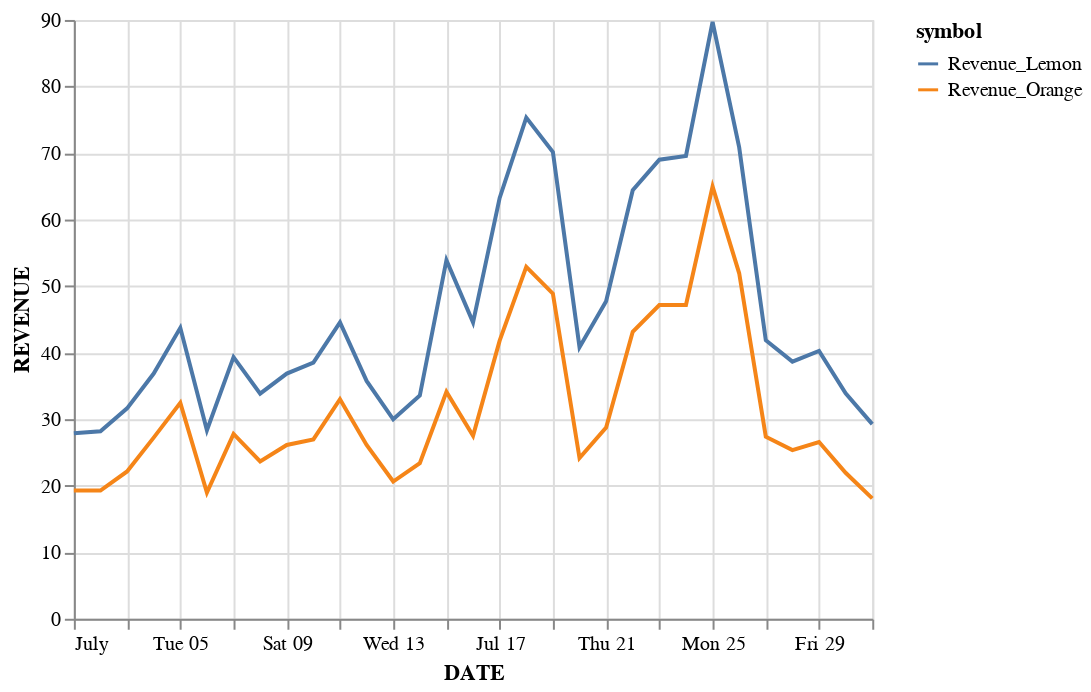

The code cell stored with this chart in its notebook:
### Markdown cell above
## 13) Crie um gráfico de linha que mostre o lucro (Revenue) por tipo de fruta ao longo do tempo.

### Code cell
# Resposta 13

df = data.loc[:,['DATE','LEMON','ORANGE','PRICE','REVENUE']]
df.insert(len(df.columns),'Revenue_Lemon', df['LEMON'] * df['PRICE'])
df.insert(len(df.columns),'Revenue_Orange', df['ORANGE'] * df['PRICE'])


# plt.plot(df['DATE'], df['Revenue_Lemon'], label='Lemons')
# plt.plot(df['DATE'], df['Revenue_Orange'], label='Oranges')


# plt.xlabel('Tempo')
# plt.ylabel('Revenue')
# plt.title("Revenue por tipo de fruta ao longo do tempo")

# plt.legend()
# plt.show()

df1 = df.loc[:,['Revenue_Lemon', 'Revenue_Orange', 'DATE']]
df1

df2 = df1.melt('DATE').reset_index()
df2 = df2.rename(columns={'value':'REVENUE', 'variable':'symbol' })
alt.Chart(df2).mark_line().encode(
    x='DATE',
    y='REVENUE',
    color='symbol'
)

### Figure 1 — Vega-Lite specification as saved in the notebook (floating-point values rounded to 4 significant figures)
{"$schema": "https://vega.github.io/schema/vega-lite/v3.4.0.json", "config": {"mark": {"tooltip": null}, "view": {"height": 300, "width": 400}}, "data": {"name": "data-c15bc5a980d5b78fe42ef8ae089ac7a9"}, "datasets": {"data-c15bc5a980d5b78fe42ef8ae089ac7a9": [{"DATE": "2016-07-01T00:00:00", "REVENUE": 27.89, "index": 0, "symbol": "Revenue_Lemon"}, {"DATE": "2016-07-02T00:00:00", "REVENUE": 28.17, "index": 1, "symbol": "Revenue_Lemon"}, {"DATE": "2016-07-03T00:00:00", "REVENUE": 31.62, "index": 2, "symbol": "Revenue_Lemon"}, {"DATE": "2016-07-04T00:00:00", "REVENUE": 36.85, "index": 3, "symbol": "Revenue_Lemon"}, {"DATE": "2016-07-05T00:00:00", "REVENUE": 43.73, "index": 4, "symbol": "Revenue_Lemon"}, {"DATE": "2016-07-06T00:00:00", "REVENUE": 28.33, "index": 5, "symbol": "Revenue_Lemon"}, {"DATE": "2016-07-07T00:00:00", "REVENUE": 39.33, "index": 6, "symbol": "Revenue_Lemon"}, {"DATE": "2016-07-08T00:00:00", "REVENUE": 33.83, "index": 7, "symbol": "Revenue_Lemon"}, {"DATE": "2016-07-09T00:00:00", "REVENUE": 36.85, "index": 8, "symbol": "Revenue_Lemon"}, {"DATE": "2016-07-10T00:00:00", "REVENUE": 38.5, "index": 9, "symbol": "Revenue_Lemon"}, {"DATE": "2016-07-11T00:00:00", "REVENUE": 44.55, "index": 10, "symbol": "Revenue_Lemon"}, {"DATE": "2016-07-12T00:00:00", "REVENUE": 35.75, "index": 11, "symbol": "Revenue_Lemon"}, {"DATE": "2016-07-13T00:00:00", "REVENUE": 29.98, "index": 12, "symbol": "Revenue_Lemon"}, {"DATE": "2016-07-14T00:00:00", "REVENUE": 33.55, "index": 13, "symbol": "Revenue_Lemon"}, {"DATE": "2016-07-15T00:00:00", "REVENUE": 53.9, "index": 14, "symbol": "Revenue_Lemon"}, {"DATE": "2016-07-16T00:00:00", "REVENUE": 44.55, "index": 15, "symbol": "Revenue_Lemon"}, {"DATE": "2016-07-17T00:00:00", "REVENUE": 63.25, "index": 16, "symbol": "Revenue_Lemon"}, {"DATE": "2016-07-18T00:00:00", "REVENUE": 75.32, "index": 17, "symbol": "Revenue_Lemon"}, {"DATE": "2016-07-19T00:00:00", "REVENUE": 70.15, "index": 18, "symbol": "Revenue_Lemon"}, {"DATE": "2016-07-20T00:00:00", "REVENUE": 40.82, "index": 19, "symbol": "Revenue_Lemon"}, {"DATE": "2016-07-21T00:00:00", "REVENUE": 47.72, "index": 20, "symbol": "Revenue_Lemon"}, {"DATE": "2016-07-22T00:00:00", "REVENUE": 64.4, "index": 21, "symbol": "Revenue_Lemon"}, {"DATE": "2016-07-23T00:00:00", "REVENUE": 69, "index": 22, "symbol": "Revenue_Lemon"}, {"DATE": "2016-07-24T00:00:00", "REVENUE": 69.57, "index": 23, "symbol": "Revenue_Lemon"}, {"DATE": "2016-07-25T00:00:00", "REVENUE": 89.7, "index": 24, "symbol": "Revenue_Lemon"}, {"DATE": "2016-07-26T00:00:00", "REVENUE": 70.84, "index": 25, "symbol": "Revenue_Lemon"}, {"DATE": "2016-07-27T00:00:00", "REVENUE": 41.86, "index": 26, "symbol": "Revenue_Lemon"}, {"DATE": "2016-07-28T00:00:00", "REVENUE": 38.64, "index": 27, "symbol": "Revenue_Lemon"}, {"DATE": "2016-07-29T00:00:00", "REVENUE": 40.25, "index": 28, "symbol": "Revenue_Lemon"}, {"DATE": "2016-07-30T00:00:00", "REVENUE": 33.88, "index": 29, "symbol": "Revenue_Lemon"}, {"DATE": "2016-07-31T00:00:00", "REVENUE": 29.26, "index": 30, "symbol": "Revenue_Lemon"}, {"DATE": "2016-07-01T00:00:00", "REVENUE": 19.26, "index": 31, "symbol": "Revenue_Orange"}, {"DATE": "2016-07-02T00:00:00", "REVENUE": 19.26, "index": 32, "symbol": "Revenue_Orange"}, {"DATE": "2016-07-03T00:00:00", "REVENUE": 22.14, "index": 33, "symbol": "Revenue_Orange"}, {"DATE": "2016-07-04T00:00:00", "REVENUE": 27.23, "index": 34, "symbol": "Revenue_Orange"}, {"DATE": "2016-07-05T00:00:00", "REVENUE": 32.45, "index": 35, "symbol": "Revenue_Orange"}, {"DATE": "2016-07-06T00:00:00", "REVENUE": 18.98, "index": 36, "symbol": "Revenue_Orange"}, {"DATE": "2016-07-07T00:00:00", "REVENUE": 27.78, "index": 37, "symbol": "Revenue_Orange"}, {"DATE": "2016-07-08T00:00:00", "REVENUE": 23.65, "index": 38, "symbol": "Revenue_Orange"}, {"DATE": "2016-07-09T00:00:00", "REVENUE": 26.13, "index": 39, "symbol": "Revenue_Orange"}, {"DATE": "2016-07-10T00:00:00", "REVENUE": 26.95, "index": 40, "symbol": "Revenue_Orange"}, {"DATE": "2016-07-11T00:00:00", "REVENUE": 33, "index": 41, "symbol": "Revenue_Orange"}, {"DATE": "2016-07-12T00:00:00", "REVENUE": 26.13, "index": 42, "symbol": "Revenue_Orange"}, {"DATE": "2016-07-13T00:00:00", "REVENUE": 20.62, "index": 43, "symbol": "Revenue_Orange"}, {"DATE": "2016-07-14T00:00:00", "REVENUE": 23.38, "index": 44, "symbol": "Revenue_Orange"}, {"DATE": "2016-07-15T00:00:00", "REVENUE": 34.1, "index": 45, "symbol": "Revenue_Orange"}, {"DATE": "2016-07-16T00:00:00", "REVENUE": 27.5, "index": 46, "symbol": "Revenue_Orange"}, {"DATE": "2016-07-17T00:00:00", "REVENUE": 41.8, "index": 47, "symbol": "Revenue_Orange"}, {"DATE": "2016-07-18T00:00:00", "REVENUE": 52.9, "index": 48, "symbol": "Revenue_Orange"}, {"DATE": "2016-07-19T00:00:00", "REVENUE": 48.87, "index": 49, "symbol": "Revenue_Orange"}, {"DATE": "2016-07-20T00:00:00", "REVENUE": 24.15, "index": 50, "symbol": "Revenue_Orange"}, {"DATE": "2016-07-21T00:00:00", "REVENUE": 28.75, "index": 51, "symbol": "Revenue_Orange"}, {"DATE": "2016-07-22T00:00:00", "REVENUE": 43.12, "index": 52, "symbol": "Revenue_Orange"}, {"DATE": "2016-07-23T00:00:00", "REVENUE": 47.15, "index": 53, "symbol": "Revenue_Orange"}, {"DATE": "2016-07-24T00:00:00", "REVENUE": 47.15, "index": 54, "symbol": "Revenue_Orange"}, {"DATE": "2016-07-25T00:00:00", "REVENUE": 64.97, "index": 55, "symbol": "Revenue_Orange"}, {"DATE": "2016-07-26T00:00:00", "REVENUE": 51.92, "index": 56, "symbol": "Revenue_Orange"}, {"DATE": "2016-07-27T00:00:00", "REVENUE": 27.37, "index": 57, "symbol": "Revenue_Orange"}, {"DATE": "2016-07-28T00:00:00", "REVENUE": 25.36, "index": 58, "symbol": "Revenue_Orange"}, {"DATE": "2016-07-29T00:00:00", "REVENUE": 26.56, "index": 59, "symbol": "Revenue_Orange"}, {"DATE": "2016-07-30T00:00:00", "REVENUE": 21.95, "index": 60, "symbol": "Revenue_Orange"}, {"DATE": "2016-07-31T00:00:00", "REVENUE": 18.09, "index": 61, "symbol": "Revenue_Orange"}]}, "encoding": {"color": {"field": "symbol", "type": "nominal"}, "x": {"field": "DATE", "type": "temporal"}, "y": {"field": "REVENUE", "type": "quantitative"}}, "mark": "line"}
